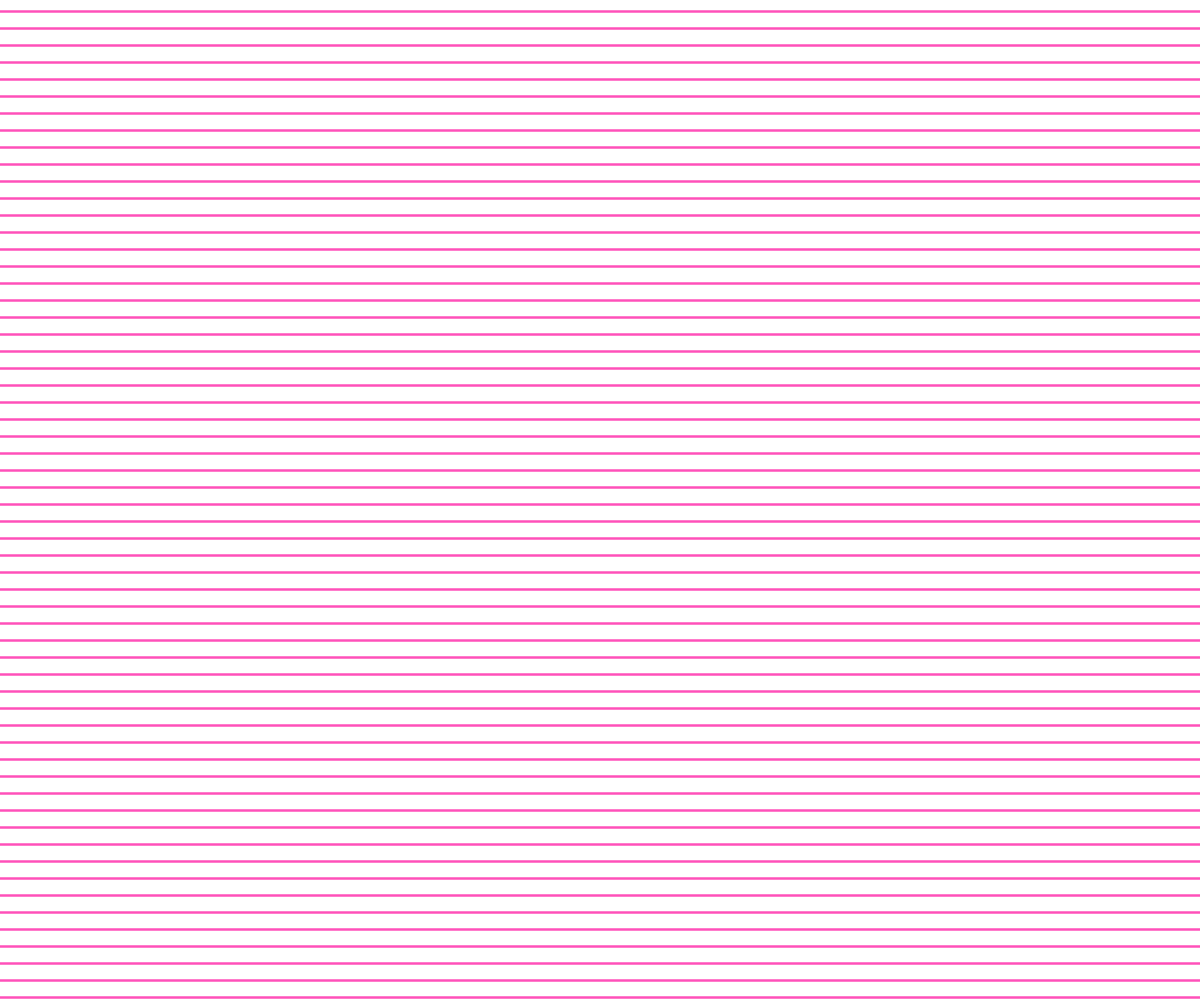
Frame 1 (no input)
Frame 60 (no input): identical to frame 1, image omitted
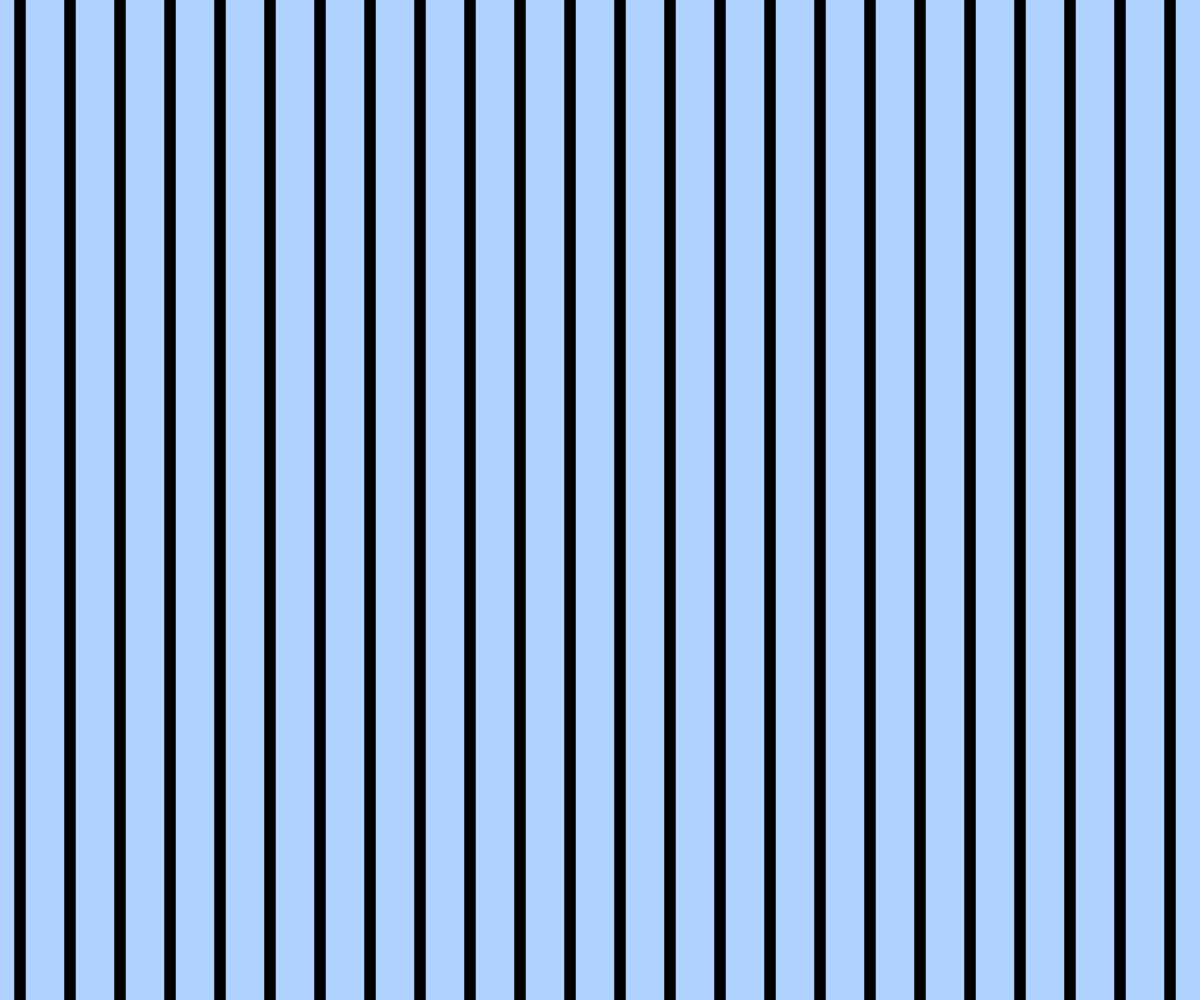
Frame 120 (the mouse pressed at the canvas centre since frame 60)

The p5.js sketch that drew these frames (run headless with seeded random() and noise() and a simulated clock; from frame 60 on, the mouse is pressed at the canvas centre):

// p5.js sketch
// ── sketch.js

let movimento = 0;

function setup() {
  createCanvas(windowWidth, windowHeight);
}

function draw() {

  if (mouseX < width / 2) {

    background(255, 80, 185);
    stroke(255);

    let distancia = dist(mouseX, mouseY, width / 4, height / 2);
    let espessura = map(distancia, 0, width / 2, 1, 15);
    espessura = constrain(espessura, 1, 15);

    strokeWeight(espessura);

    if (mouseIsPressed) {
      movimento += 2;
    }

    LinhasHorizontaisRosas();

  } else {

    background(175, 210, 255);
    stroke(0);

    let distancia = dist(mouseX, mouseY, width / 2 + width / 4, height / 2);
    let espessura = map(distancia, 0, width / 2, 1, 22);
    espessura = constrain(espessura, 1, 22);

    strokeWeight(espessura);

    if (mouseIsPressed) {
      movimento += 2;
    }

    LinhasVerticaisAzuis();

  }
}


function LinhasHorizontaisRosas() {

  for (let y = -height; y < height * 2; y += 17) {
    line(0, y + movimento % 17, width, y + movimento % 17);
  }

}


function LinhasVerticaisAzuis() {

  for (let x = -width; x < width * 2; x += 50) {
    line(x + movimento % 50, 0, x + movimento % 50, height);
  }

}


function windowResized() {
  resizeCanvas(windowWidth, windowHeight);
}
